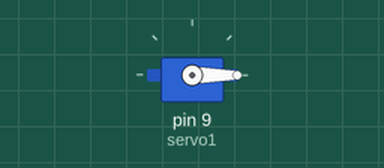
This sketch was run on a simulated Arduino Uno, built with avr-gcc and run on an emulated ATmega328P. Shown: servo. What the sketch prints to the serial monitor is not drawn.

Above: at 0.05 s.
Timing chart, 0 to 3.0 s (numbered marks = the images above):
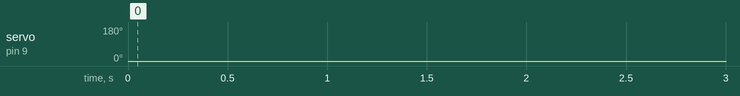

The sketch:

fishfeeder_timer.ino
```cpp
#include <Servo.h>

#include <Time.h>

#include <TimeAlarms.h>


Servo servo1;
int pos=0;

void setup()
{
 Serial.begin(9600);
 servo1.attach(9);
 servo1.write(0);
 setTime(10,45,0,11,20,12);
 //Alarm.alarmRepeat(10,44,0,feedFish);
 Alarm.timerOnce(4, feedFish);
  Alarm.timerRepeat(12,0, 0, feedFish);
}

void loop(){
 Alarm.delay(1000);
  // feedFish();
}


void feedFish(){
 Serial.write("feed fish");
  for(pos = 0;pos<180; pos+=1){
    servo1.write(pos);
     delay(15);
  }

  shake();
  shake();
  shake();

  for(pos = 180;pos>=1; pos-=1){
    servo1.write(pos);
     delay(15);
  }


}

void shake(){
  int tgt = 100;
  for(pos = 180;pos<tgt; pos-=1){
     servo1.write(pos);
     delay(5);
  }

   for(pos = tgt ;pos<180; pos+=1){
     servo1.write(pos);
     delay(5);
  }
}
```
